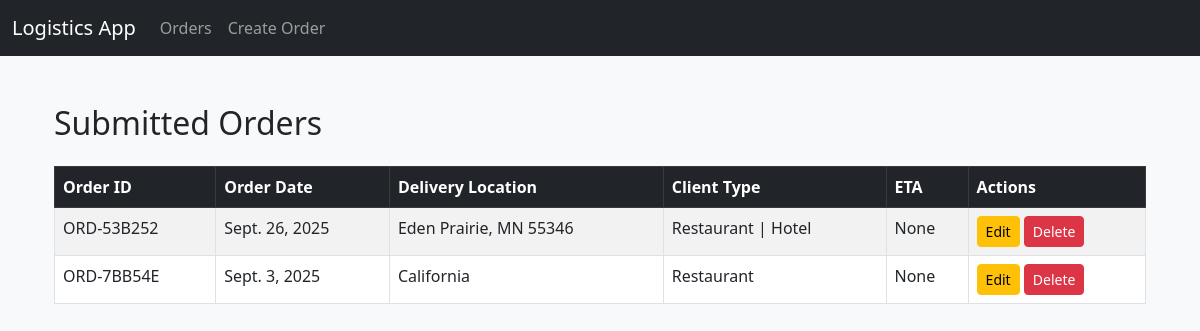
Screenshot of /orders/ with the database file from the repository.
### logistics_app/models.py (models this page shows, shortened)
class Order(models.Model):
    customer = models.ForeignKey('Customer', on_delete=models.CASCADE, related_name='orders')
    order_id = models.CharField(max_length=20, unique=True, editable=False)
    order_date = models.DateField()
    delivery_location = models.CharField(max_length=255)
    client_type = models.CharField(max_length=100)
    eta = models.CharField(max_length=100, blank=True, null=True)

### logistics_app/views.py (the view)
# urls.py: path('orders/', order_list, name='order_list'),
def order_list(request):
    orders = Order.objects.all().order_by('-order_date')
    return render(request, 'logistics_app/order_list.html', {'orders': orders})

### logistics_app/templates/logistics_app/order_list.html (shortened to what this page needs)
{% extends "base.html" %}
{% block content %}
<div class="container mt-5">
    <h2 class="mb-4">Submitted Orders</h2>
    <div id="order-table">
        <table class="table table-bordered table-striped">
            <thead class="table-dark">
                <tr>
                    <th>Order ID</th>
                    <th>Order Date</th>
                    <th>Delivery Location</th>
                    <th>Client Type</th>
                    <th>ETA</th>
                    <th>Actions</th>
                </tr>
            </thead>
            <tbody>
                {% if orders %}
                    {% for order in orders %}
                    <tr id="order-{{ order.id }}">
                        <td>{{ order.order_id }}</td>
                        <td>{{ order.order_date }}</td>
                        <td>{{ order.delivery_location }}</td>
                        <td>{{ order.client_type }}</td>
                        <td>{{ order.eta }}</td>
                        <td>
                         <a href="{% url 'order_update' order.id %}" class="btn btn-sm btn-warning">Edit</a>
                        <form method="post" action="{% url 'order_delete' order.id %}" style="display:inline;">
                            <button type="submit" class="btn btn-sm btn-danger" onclick="return confirm('Are you sure?')">
                                Delete
                            </button>
                        </form>
                        </td>
                    </tr>
                    {% endfor %}
                {% else %}
                    <tr>
                        <td colspan="6" class="text-center text-muted">No orders yet. Create one to get started!</td>
                    </tr>
                {% endif %}
            </tbody>
        </table>
    </div>
</div>
{% endblock %}

### logistics_app/templates/base.html (shortened to what this page needs)
<!DOCTYPE html>
<html lang="en">
<head>
    <link href="https://cdn.jsdelivr.net/npm/bootstrap@5.3.0/dist/css/bootstrap.min.css" rel="stylesheet">
</head>
<body>
    <nav class="navbar navbar-expand-lg navbar-dark bg-dark">
        <div class="container-fluid">
            <a class="navbar-brand" href="/">Logistics App</a>
            <div class="collapse navbar-collapse">
                <ul class="navbar-nav me-auto">
                    <li class="nav-item">
                        <a class="nav-link" href="/orders/">Orders</a>
                    </li>
                    <li class="nav-item">
                        <a class="nav-link" href="/order/create/">Create Order</a>
                    </li>
                </ul>
            </div>
        </div>
    </nav>
    <div class="container">
        {% block content %}{% endblock %}
    </div>
</body>
</html>

### logistics_app/templates/base.html (style rules this page uses)
body { background-color: #f8f9fa; }
.navbar { margin-bottom: 20px; }

### rows the page displays
Order: order_id "ORD-53B252", order_date "Sept. 26, 2025", delivery_location "Eden Prairie, MN 55346", client_type "Restaurant | Hotel", eta "None"
Order: order_id "ORD-7BB54E", order_date "Sept. 3, 2025", delivery_location "California", client_type "Restaurant", eta "None"
